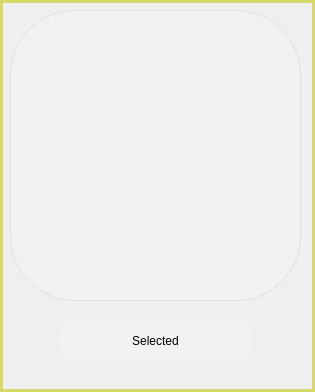
<?xml version="1.0" encoding="UTF-8"?>
<ui version="4.0">
 <class>richPeople</class>
 <widget class="QFrame" name="richPeople">
  <property name="geometry">
   <rect>
    <x>0</x>
    <y>0</y>
    <width>315</width>
    <height>392</height>
   </rect>
  </property>
  <property name="windowTitle">
   <string>Frame</string>
  </property>
  <property name="styleSheet">
   <string notr="true">#richPeople{
background-image: url(:/images/rule_background.png);
border:3px solid rgb(216, 216, 107)
}</string>
  </property>
  <property name="frameShape">
   <enum>QFrame::StyledPanel</enum>
  </property>
  <property name="frameShadow">
   <enum>QFrame::Raised</enum>
  </property>
  <widget class="QToolButton" name="toolButton">
   <property name="geometry">
    <rect>
     <x>60</x>
     <y>320</y>
     <width>191</width>
     <height>41</height>
    </rect>
   </property>
   <property name="styleSheet">
    <string notr="true">border-radius:15px;
background-color: rgba(255, 255, 254, 50);
font: italic 16pt &quot;Elephant&quot;;</string>
   </property>
   <property name="text">
    <string>Selected</string>
   </property>
  </widget>
  <widget class="QToolButton" name="rich">
   <property name="geometry">
    <rect>
     <x>10</x>
     <y>10</y>
     <width>291</width>
     <height>291</height>
    </rect>
   </property>
   <property name="styleSheet">
    <string notr="true">background-color: rgba(255, 255, 254, 30);
border-radius:65px;
border:1px solid rgb(223, 223, 223)</string>
   </property>
   <property name="text">
    <string/>
   </property>
  </widget>
 </widget>
 <resources/>
 <connections/>
</ui>
